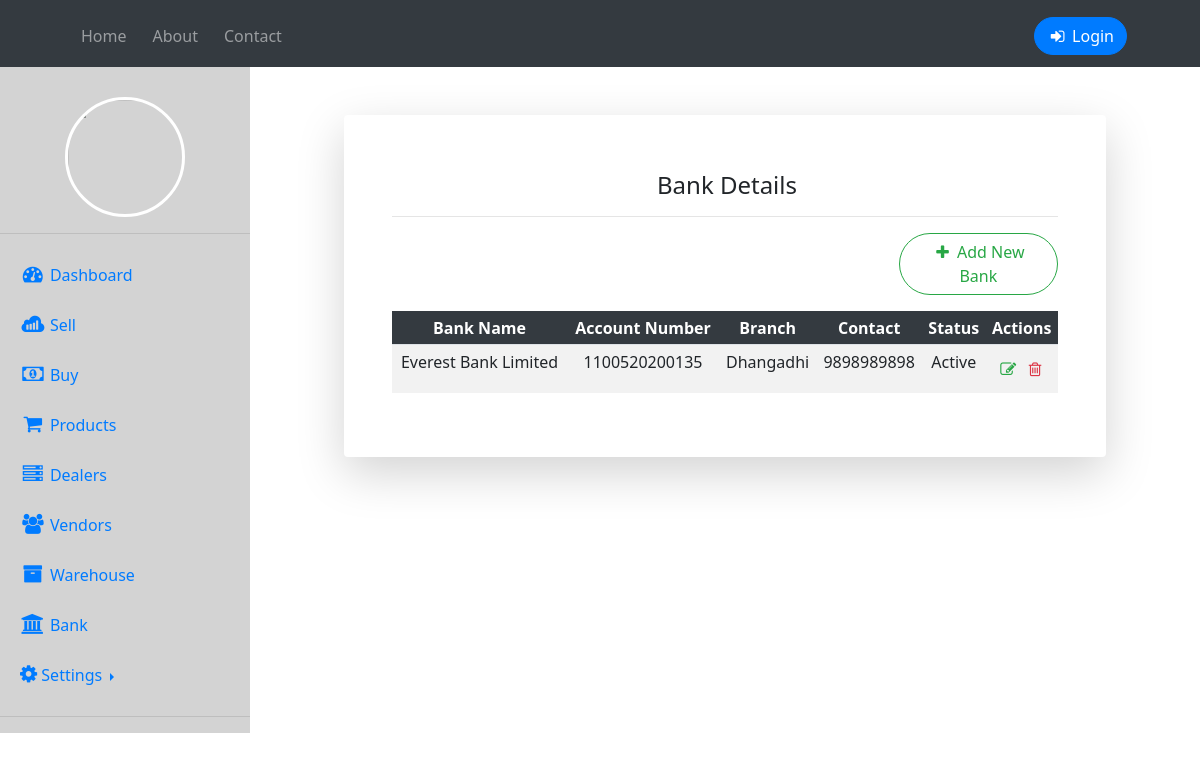
The app's page /bank with its own data.
### home/models.py (models this page shows, shortened)
class Bank(models.Model):
    name = models.CharField(max_length=50)
    accno = models.IntegerField()
    address = models.CharField(max_length=50)
    branch = models.CharField(max_length=50)
    contact = models.IntegerField()
    status = models.ForeignKey(Status, on_delete = models.CASCADE)

class Status(models.Model):
    status = models.CharField(max_length=50)
    def __str__(self):
        return self.status

### home/views.py (the view)
# urls.py: path('bank',views.bank, name="bank"),
def bank(request):
        contents = Bank.objects.all()
        return render(request, 'bank.html', {'contents' : contents})

### templates/bank.html (shortened to what this page needs)
{% extends 'dashboard.html' %}
{% block body %}
<div class="container">
    <div class="row justify-content-center">
      <div class="col-xl-10 col-lg-12 col-md-9">
        <div class="card o-hidden border-0 shadow-lg my-5">
          <div class="card-body p-0">
            <form class="container p-5">
            <div class="text-center mt-2 mb-2">
                <h1 class="h4 text-gray-900 mb-2 mt-0 ml-1">Bank Details</h1>
                <hr>
              </div>
              <div class="form-row">
                <div class="form-group col-md-3">
                </div>
                <div class="form-group col">
                </div>
                <div class="form-group col-md-3">
                    <a href='/addbank' class="btn btn-outline-success "><i class="fa fa-plus fa-fw" aria-hidden="true"></i> Add New Bank</a>
                </div>
                </div>
            <table class="table table-striped table-borderless table-sm">
                <thead class="thead-dark border-bottom">
                <tr align="center">
                    <th>Bank Name</th>
                    <th>Account Number</th>
                    <th>Branch</th>
                    <th>Contact</th>
                    <th>Status</th>
                    <th>Actions</th>
                </tr>
                </thead>
                {% for content in contents %}
                <tr align="center">
                    <td>{{ content.name }}</td>
                    <td>{{ content.accno }}</td>
                    <td>{{ content.branch }}</td>
                    <td>{{ content.contact }}</td>
                    <td>{{ content.status }}</td>
                    <td>
                        <a href="{% url 'editbank' content.id %}"><span class="btn text-success px-0"><i class="fa fa-pencil-square-o fa-fw" aria-hidden="true"></i></span></a>
                        <a href="{% url 'deletebank' content.id %}"><span class="btn text-danger px-0"><i class="fa fa-trash-o fa-fw" aria-hidden="true"></i></span></a>
                    </td>
                </tr>
                {% endfor %}
            </table>
        </form>
        </div>
        </div>
        </div>
        </div>
        </div>
{% endblock body %}

### templates/dashboard.html (style rules this page uses)
* { padding: 0; margin: 0; text-decoration: none; list-style: none; box-sizing: border-box; font-family: 'Segoe UI', Tahoma, Geneva, Verdana, sans-serif; }
.btn { border-radius: 50px; }

### records on screen
Bank: name "Everest Bank Limited", accno "1100520200135", branch "Dhangadhi", contact "9898989898", status "Active"
